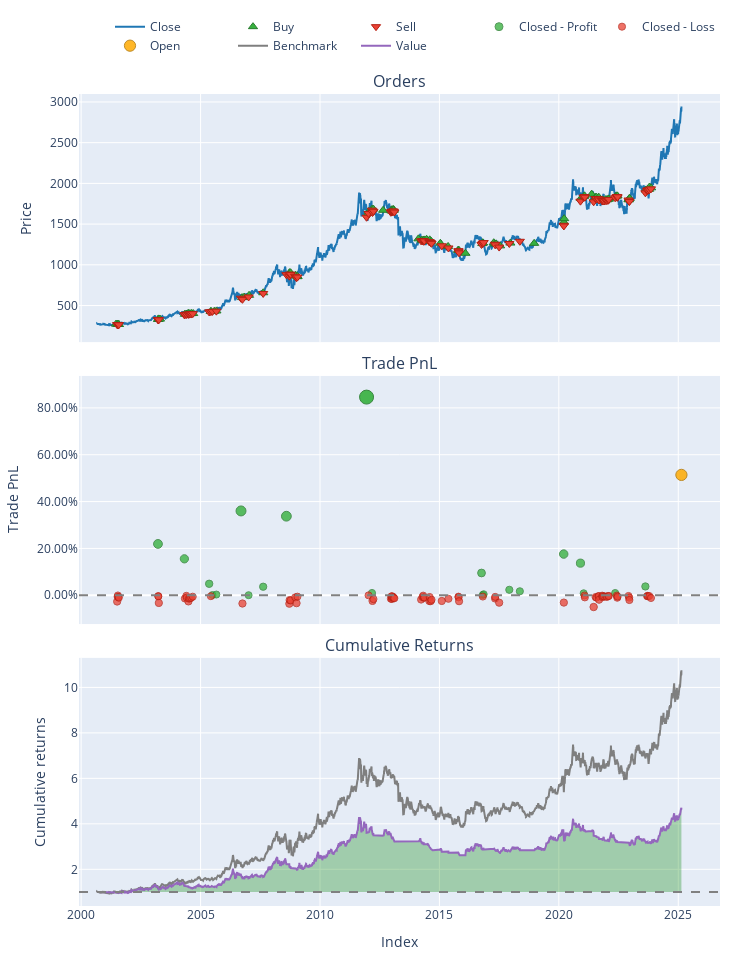

Source (notebook cell):
### Code cell
# Plot the portfolio
portfolio.plot().show()
